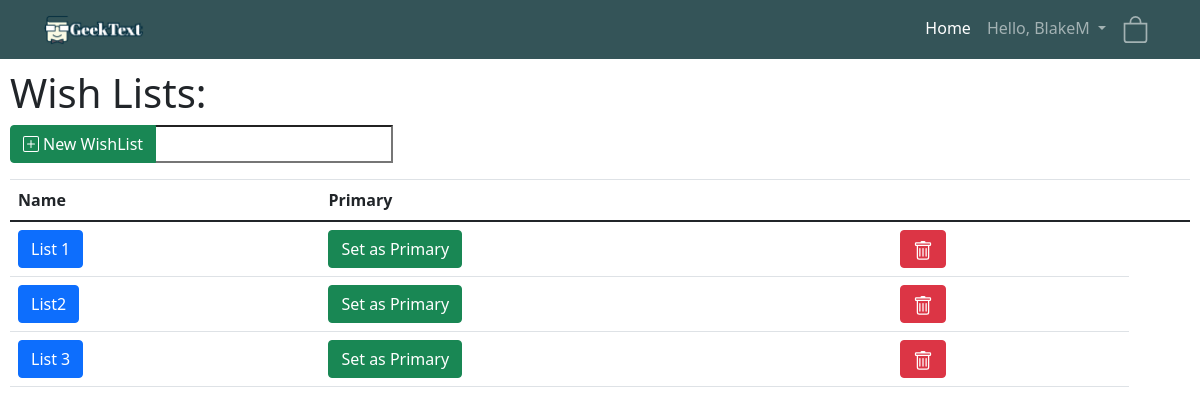
Page /wishlist/ (signed in) on the committed database.
### wishlist/models.py (models this page shows, shortened)
class WishList(models.Model):
    name = models.CharField(max_length=200)
    primary = models.BooleanField(default=False)
    user = models.ForeignKey(User, on_delete=models.CASCADE, related_name="wishlist", null=True)
    book = models.ManyToManyField(Book, related_name="bookwish")

### wishlist/views.py (the view, shortened to what this page needs)
# urls.py: path('wishlist/', include("wishlist.urls")),  # this connects to the urls.py inside the app wishlist
def wishlist(response):  # good to go
    wl = WishList.objects.filter(user=response.user)
    counter = 0
    counter2 = 0
    return render(response, "wishlist/wishlisthome.html", {"wl": wl})

### wishlist/templates/wishlist/wishlisthome.html (shortened to what this page needs)
{% extends 'onlinelibrary/base.html' %}
{% block content%}
<h1>Wish Lists:</h1>
<form  action="http://127.0.0.1:8000/wishlist/" method="post">
    <div class="input-group mb-3">
        <div class="input-group-prepend">
            <button type="submit", name="new", class="btn btn-success", value="new">
                New WishList
            </button>
        </div>
        <input name="new" type="text">
    </div>
</form>
<table class="table">
    <thead>
            <th>Name</th>
            <th>Primary</th>
            <th></th>
            <th></th>
    </thead>
        {% for list in wl %}
        <tr>
            <td>
                <button onclick="window.location.href='http://127.0.0.1:8000/wishlist/{{list.id}}';" type="button" class="btn btn-primary">
                    {{list.name}}
                </button>
            </td>
            <td>
                {% if list.primary == False %}
                <form action="{% url 'set_primary' list.id %}" method="POST">
                    <button type="submit", name="Confirm", class="btn btn-success", value="new">Set as Primary</button>
                </form>
                {% endif %}
            </td>
            <td>
                <button class="btn btn-danger" onclick="window.location.href='http://127.0.0.1:8000/wishlist/delete/{{list.id}}';" type="button">
                </button>
            </td>
        </tr>
        {% endfor %}
</table>
{% endblock%}

### onlinelibrary/templates/onlinelibrary/base.html (shortened to what this page needs)
<!DOCTYPE html>
<html lang="en">
<head>
    <link rel="stylesheet" href="https://stackpath.bootstrapcdn.com/bootstrap/4.3.1/css/bootstrap.min.css"
>
    <link href="https://cdn.jsdelivr.net/npm/bootstrap@5.0.0-beta2/dist/css/bootstrap.min.css" rel="stylesheet"
>
  </head>
    {% load static %}
    <link rel="stylesheet" type="text/css" href="{% static 'onlinelibrary/style.css' %}">
</head>
<body>
<nav class="navbar navbar-expand-lg navbar-dark navbar-custom">
    {% if user.is_authenticated %}
    <div class="container-fluid">
        <div class="col">
            <a class="navbar-brand" href="/browse"><img src="/media/bookImages/retry.png" alt="logo" height="75%"
                                                  width="30%"></a>
        </div>
        <div class="col">
            <div class="collapse navbar-collapse" id="navbarNavDropdown">
                <ul class="navbar-nav ml-auto">
                    <li class="nav-item">
                        <a class="nav-link active" aria-current="page" href="/browse">Home</a>
                    </li>
                    <li class="nav-item dropdown">
                        <a class="nav-link dropdown-toggle" href="#" id="navbarDropdownMenuLink" role="button"
                           data-bs-toggle="dropdown" aria-expanded="false">
                            Hello, {{user.username}}
                        </a>
                    </li>
                    <li class="nav-item">
                        <a class="nav-link" href="/ShoppingCart">
                            <svg xmlns="http://www.w3.org/2000/svg" width="27" height="27" fill="currentColor"
                                 class="bi bi-bag"
                                 viewBox="0 0 16 16">
                                <path d="M8 1a2.5 2.5 0 0 1 2.5 2.5V4h-5v-.5A2.5 2.5 0 0 1 8 1zm3.5 3v-.5a3.5 3.5 0 1 0-7 0V4H1v10a2 2 0 0 0 2 2h10a2 2 0 0 0 2-2V4h-3.5zM2 5h12v9a1 1 0 0 1-1 1H3a1 1 0 0 1-1-1V5z"/>
                            </svg>
                        </a>
                    </li>
                </ul>
            </div>
            {% endif %}
        </div>
    </div>
</nav>
<div id="content" , name="content" , class="main">
        {% block content %}
        {% endblock %}
</div>
</body>
</html>

### onlinelibrary/static/onlinelibrary/style.css (style rules this page uses)
.main { margin: 10px; }
.navbar-custom { background-color:#68836a; }

### onlinelibrary/templates/onlinelibrary/base.html (style rules this page uses)
.navbar-custom { background-color:#345458; }

### rows in the picture
WishList: name "List 1", primary "Set as Primary"
WishList: name "List2", primary "Set as Primary"
WishList: name "List 3", primary "Set as Primary"

### other values in the picture
{{ user.username }} "BlakeM"
